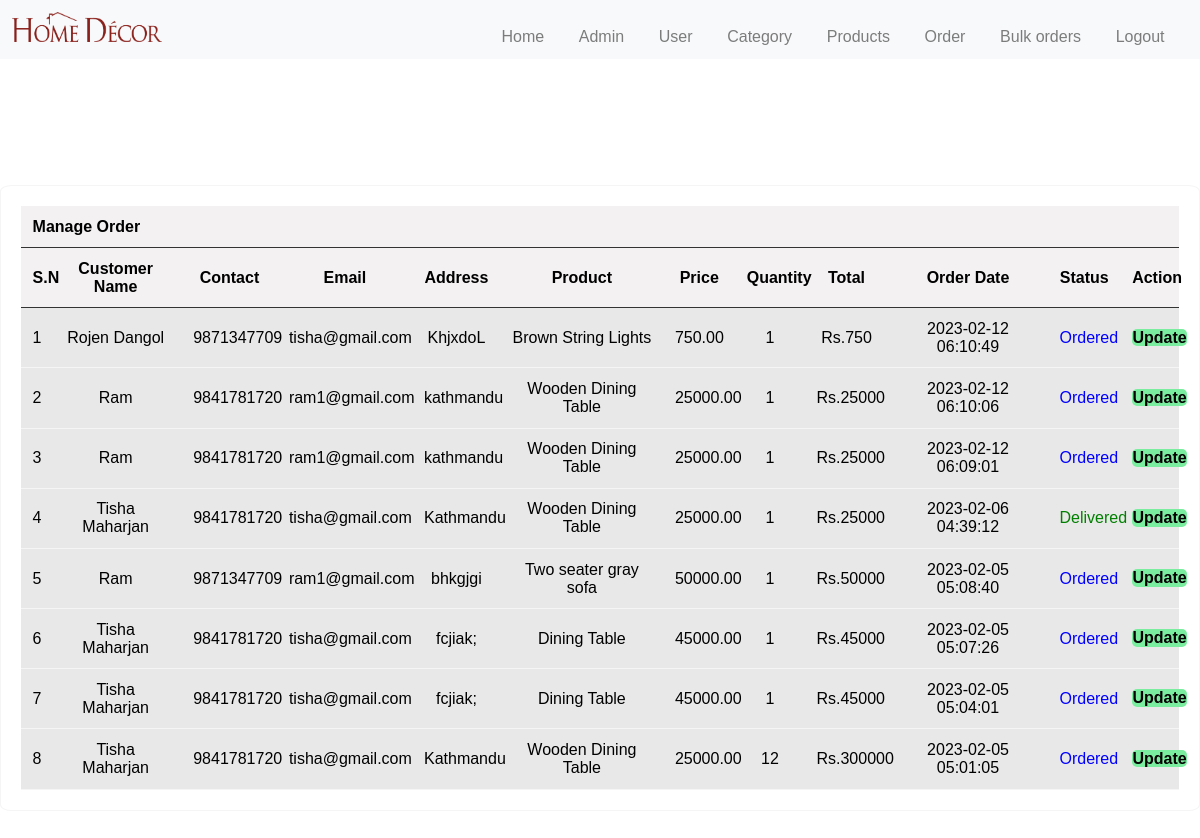
Screenshot of /admin/manage-order.php (signed in) with the database file from the repository.
### tables this page shows
CREATE TABLE `orders` (
  `id` int(11) NOT NULL,
  `product` varchar(150) DEFAULT NULL,
  `price` decimal(10,2) DEFAULT NULL,
  `qty` int(11) DEFAULT NULL,
  `total` decimal(10,2) DEFAULT NULL,
  `order_date` datetime DEFAULT NULL,
  `status` varchar(50) DEFAULT NULL,
  `customer_name` varchar(150) DEFAULT NULL,
  `customer_contact` varchar(20) DEFAULT NULL,
  `customer_email` varchar(150) DEFAULT NULL,
  `customer_address` varchar(255) DEFAULT NULL
);

### config/include.php (called while the page is built, shortened)
<?php
  $home="http://localhost/Home-decor/";
?>

### admin/manage-order.php (the view, shortened to what this page needs)
<?php
  include('partials/header.php');
?>
<div class="main-content">
  <div class="wrapper">
    <br>
    <br>
    <br>
    <br><br>
    <table class="tbl-full">
      <tr>
        <th colspan="12" style="text-align:left;">Manage Order</th>
      </tr>
      <tr>
        <th class="text-center">S.N</th>
        <th class="text-center">Customer Name</th>
        <th class="text-center">Contact</th>
        <th class="text-center">Email</th>
        <th class="text-center">Address</th>
        <th class="text-center">Product</th>
        <th class="text-center">Price</th>
        <th class="text-center">Quantity</th>
        <th class="text-center">Total</th>
        <th class="text-center">Order Date</th>
        <th class="text-center">Status</th>
        <th class="text-center">Action</th>
      </tr>
      <?php
            $sql="SELECT * FROM orders ORDER BY id DESC";
            $res=mysqli_query($conn,$sql);
            $count=mysqli_num_rows($res);
            $sn=1;
            if($count>0){
              while($row=mysqli_fetch_assoc($res)){
                $id=$row['id'];
                $product=$row['product'];
                $price=$row['price'];
                $qty=$row['qty'];
                $total=$price*$qty;
                $order_date=$row['order_date'];
                $status=$row['status'];
                $customer_name=$row['customer_name'];
                $customer_contact=$row['customer_contact'];
                $customer_email=$row['customer_email'];
                $customer_address=$row['customer_address'];
                ?>
      <tr class="container hover">
        <td class="text-center"><?php echo $sn++; ?></td>
        <td class="text-center"><?php echo $customer_name; ?></td>
        <td class="text-center"><?php echo $customer_contact; ?></td>
        <td class="text-center"><?php echo $customer_email; ?></td>
        <td class="text-center"><?php echo $customer_address; ?></td>
        <td class="text-center"><?php echo $product; ?></td>
        <td class="text-center"><?php echo $price; ?></td>
        <td class="text-center"><?php echo $qty; ?></td>
        <td class="text-center">Rs.<?php echo $total; ?></td>
        <td class="text-center"><?php echo $order_date; ?></td>
        <td class="text-center">
          <?php
                        if($status=="Ordered"){
                          echo "<label style='color: blue;'>$status</label>";
                        }
                        elseif($status=="On Delivery"){
                          echo "<label style='color: orange;'>$status</label>";
                        }
                        elseif($status=="Delivered"){
                          echo "<label style='color: green;'>$status</label>";
                        }
                        elseif($status=="Cancelled"){
                          echo "<label style='color: red;'>$status</label>";
                        }
                      ?>
        </td>
        <td>
          <a href="<?php echo $home; ?>admin/update-order.php?id=<?php echo $id; ?>" class="btn-secondary">Update </a>
        </td>
      </tr>
      <?php
              }
            }else{
              echo"<tr>
                    <td colspan='12' class='error'>Order Not Placed Yet</td>
                  </tr>";
            }
          ?>
    </table>
  </div>
</div>

### admin/partials/header.php (shortened to what this page needs)
<?php
include('../config/include.php');
?>
<!DOCTYPE html>
<html lang="en">
<head>
  <link rel="stylesheet" href="../css/admin9.css?v=<?php echo time(); ?>" />
</head>
<body>
  <div class="menu text-center">
    <div class="header">
      <div class="logo">
        <a href="../admin/index.php">
          <img src="../img/logo.png" width="150px" height="30px" />
        </a>
      </div>
      <div class="main text-center">
        <ul>
          <li><a href="../admin/index.php">Home</a></li>
          <li><a href="manage-admin.php">Admin</a></li>
          <li><a href="manage-user.php">User</a></li>
          <li><a href="manage-category.php">Category</a></li>
          <li><a href="manage-products.php">Products</a></li>
          <li><a href="manage-order.php">Order</a></li>
          <li><a href="bulk_order.php">Bulk orders</a></li>
          <li><a href="logout.php">Logout</a></li>
        </ul>
      </div>
    </div>
  </div>

### css/admin9.css (style rules this page uses)
body { margin: 0; padding: 0; font-family: Arial, Helvetica, sans-serif; }
.main-content { width: 100%; padding: 50px; margin-top: 0px; }
.header { padding: 1%; width: auto; height: 35px; background-color: #f8f9fa; }
.logo { width: 12%; float: left; }
.main { width: 750px; float: right; }
.text-center { text-align: center; }
table { border: 1px solid #f5f5f5; padding: 20px; border-radius: 1%; border-spacing: 0; margin: auto; }
.tbl-full { width: 100%; font: 16px; text-align: center; }
table tr th { border-bottom: 1px solid #333333; padding: 1%; text-align: center; background-color: #f3f1f1; }
table tr td { padding: 1%; text-align: left; border-bottom: 1px solid #f5f5f5; }
tr { background-color: #e9e8e8; }
.btn-secondary { background-color: #7bed9f; padding: 1%; color: black; text-decoration: none; font-weight: bold; border: none; font-size: 1rem; border-radius: 5px; }
.menu ul { list-style-type: none; }
.menu ul li { display: inline; padding: 1%; }
.menu ul li a { text-decoration: none; font: 16px Arial, Helvetica, sans-serif; padding: 8px; color: #00000080; }
.main-content { background-color: #fff; padding: 3% 0; }

### rows the page displays
orders: customer_name "Rojen Dangol", customer_contact "9871347709", customer_email "tisha@gmail.com", customer_address "KhjxdoL", product "Brown String Lights", price "750.00", qty "1", total "750", order_date "2023-02-12 06:10:49", status "Ordered"
orders: customer_name "Ram", customer_contact "9841781720", customer_email "ram1@gmail.com", customer_address "kathmandu", product "Wooden Dining Table", price "25000.00", qty "1", total "25000", order_date "2023-02-12 06:10:06", status "Ordered"
orders: customer_name "Ram", customer_contact "9841781720", customer_email "ram1@gmail.com", customer_address "kathmandu", product "Wooden Dining Table", price "25000.00", qty "1", total "25000", order_date "2023-02-12 06:09:01", status "Ordered"
orders: customer_name "Tisha Maharjan", customer_contact "9841781720", customer_email "tisha@gmail.com", customer_address "Kathmandu", product "Wooden Dining Table", price "25000.00", qty "1", total "25000", order_date "2023-02-06 04:39:12", status "Delivered"
orders: customer_name "Ram", customer_contact "9871347709", customer_email "ram1@gmail.com", customer_address "bhkgjgi", product "Two seater gray sofa", price "50000.00", qty "1", total "50000", order_date "2023-02-05 05:08:40", status "Ordered"
orders: customer_name "Tisha Maharjan", customer_contact "9841781720", customer_email "tisha@gmail.com", customer_address "fcjiak;", product "Dining Table", price "45000.00", qty "1", total "45000", order_date "2023-02-05 05:07:26", status "Ordered"
orders: customer_name "Tisha Maharjan", customer_contact "9841781720", customer_email "tisha@gmail.com", customer_address "fcjiak;", product "Dining Table", price "45000.00", qty "1", total "45000", order_date "2023-02-05 05:04:01", status "Ordered"
orders: customer_name "Tisha Maharjan", customer_contact "9841781720", customer_email "tisha@gmail.com", customer_address "Kathmandu", product "Wooden Dining Table", price "25000.00", qty "12", total "300000", order_date "2023-02-05 05:01:05", status "Ordered"
